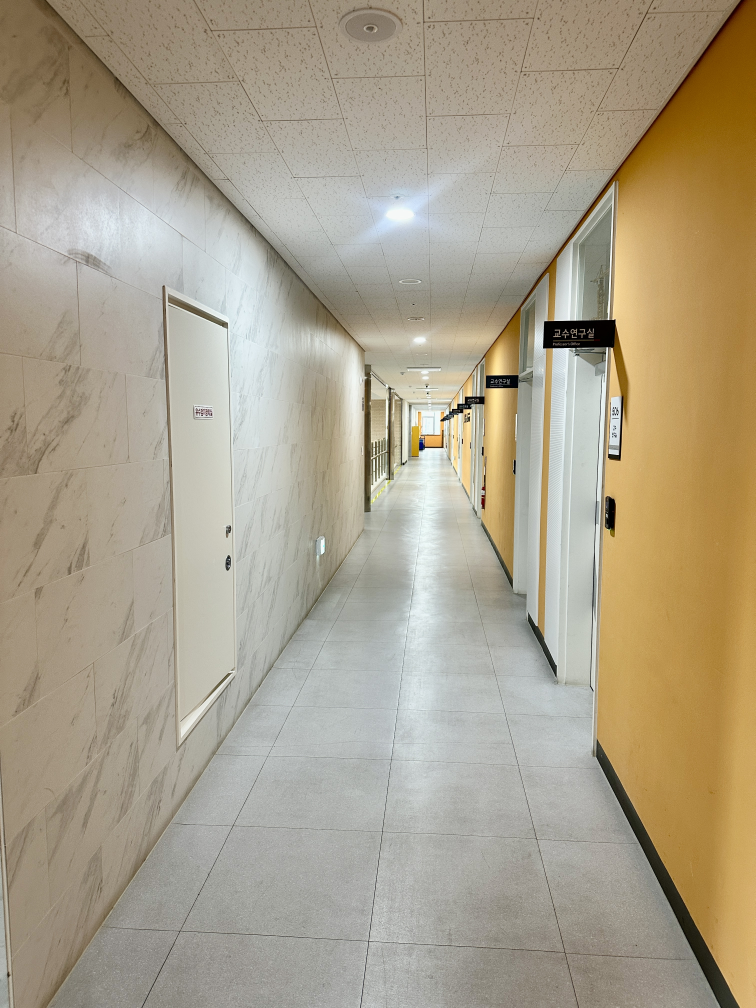
#> input picture query/test.jpg, 3024 x 4032 px (shown at 1/4 size); its folder holds only this picture in this run
$ python -i global_retrieval.py   (imports and definitions only)   (older library calls are emulated)
#> lines starting #> are read from the running program, lines starting #| are printed output that depends on the picture
#> further down, picture is the input picture: shape (4032, 3024, 3); mean B, G, R 138.9, 160.1, 170.3
"""Global deskriptor va reference kesh — o'xshash rasmlarni tez tartiblash."""

from __future__ import annotations

import pickle
from pathlib import Path
from typing import Dict, List, Tuple

import cv2
import numpy as np

from .colmap_io import ImageRecord
from .config import (
    CACHE_DIR,
    QUERY_QUAD_MIN_SIDE_PX,
    QUERY_RETRIEVAL_GRID_COLS,
    QUERY_RETRIEVAL_GRID_ROWS,
    REF_GLOBAL_CACHE,
    REF_IMAGE_DIR,
)
from .layout_utils import natural_sort_key


def _build_global_descriptor_bgr(bgr: np.ndarray) -> np.ndarray:
    """Ko'p masshtabli intensivlik+gradient, HSV gistogramma, 4x4 grid statistikasi."""
    if bgr is None or bgr.size == 0:
        return np.zeros((1,), dtype=np.float32)

    gray = cv2.cvtColor(bgr, cv2.COLOR_BGR2GRAY)
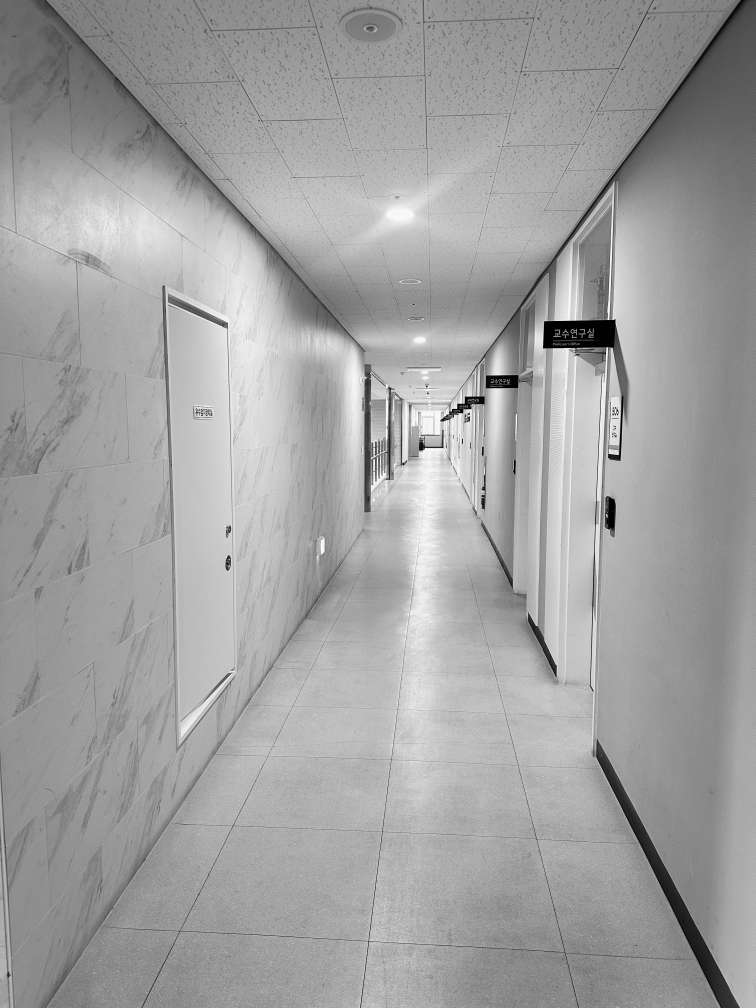
#> gray: shape (4032, 3024) (shown at 1/4 size); min 0, max 253, mean 160.7
    parts: List[np.ndarray] = []

    for size in ((128, 128), (64, 64)):
        r = cv2.resize(gray, size, interpolation=cv2.INTER_AREA).astype(np.float32) / 255.0
        gx = cv2.Sobel(r, cv2.CV_32F, 1, 0, ksize=3)
        gy = cv2.Sobel(r, cv2.CV_32F, 0, 1, ksize=3)
        parts.extend([r.flatten(), gx.flatten(), gy.flatten()])
#> this loop made 2 passes
#> pass 1, in _build_global_descriptor_bgr, `r = cv2.resize(gray, size, interpolation=cv2.INTER_AREA).astype(np.flo..`:
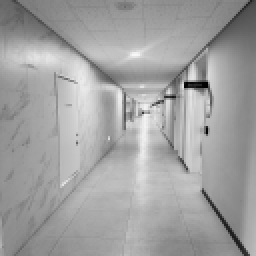
#> r: shape (128, 128) float32 (shown 2 times larger); min 0.00392, max 0.969, mean 0.63
#> pass 1, in _build_global_descriptor_bgr, `gx = cv2.Sobel(r, cv2.CV_32F, 1, 0, ksize=3)`:
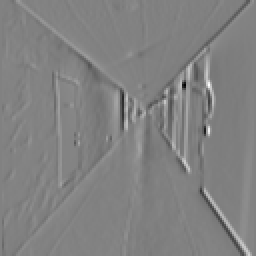
#> gx: shape (128, 128) float32 (shown 2 times larger); min -3.27, max 3.16, mean -0.000213; drawn with min black and max white
#> pass 1, in _build_global_descriptor_bgr, `gy = cv2.Sobel(r, cv2.CV_32F, 0, 1, ksize=3)`:
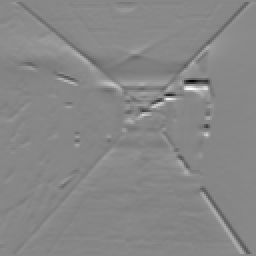
#> gy: shape (128, 128) float32 (shown 2 times larger); min -3.36, max 2.98, mean 0.00341; drawn with min black and max white
#> pass 2, in _build_global_descriptor_bgr, `r = cv2.resize(gray, size, interpolation=cv2.INTER_AREA).astype(np.flo..`:
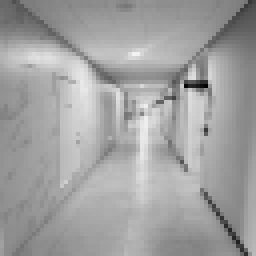
#> r: shape (64, 64) float32 (shown 4 times larger); min 0.00392, max 0.953, mean 0.63
#> after the loop:
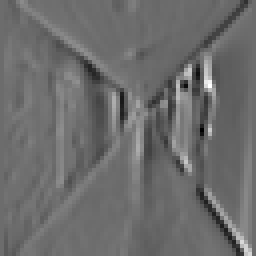
#> gx: shape (64, 64) float32 (shown 4 times larger); min -1.73, max 2.34, mean -0.00115; drawn with min black and max white
#> after the loop:
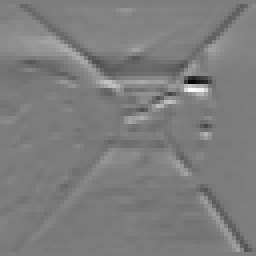
#> gy: shape (64, 64) float32 (shown 4 times larger); min -2.69, max 2.79, mean 0.00713; drawn with min black and max white
#> after the loop, parts = 6 items

    hsv = cv2.cvtColor(bgr, cv2.COLOR_BGR2HSV)
#> hsv: shape (4032, 3024, 3); mean H, S, V 32.4, 52.5, 171.7
    hist = cv2.calcHist([hsv], [0, 1, 2], None, [8, 4, 4], [0, 180, 0, 256, 0, 256])
    cv2.normalize(hist, hist)
    parts.append(hist.astype(np.float32).flatten())

    small = cv2.resize(gray, (64, 64), interpolation=cv2.INTER_AREA).astype(np.float32) / 255.0
    grid_stats = []
    for i in range(4):
        for j in range(4):
            patch = small[i * 16 : (i + 1) * 16, j * 16 : (j + 1) * 16]
            grid_stats.extend([float(patch.mean()), float(patch.std())])
#> after the loop, grid_stats = 32 values, max 0.724 at index 20, min 0.0341 at index 25, mean 0.358
    parts.append(np.array(grid_stats, dtype=np.float32))

    vec = np.concatenate(parts).astype(np.float32)
    n = float(np.linalg.norm(vec)) + 1e-12
#> n = 105.4
    return vec / n


# [30 lines left out: functions build_global_descriptor, iter_query_bgr_quads, not called in this run]


class ReferenceGlobalCache:
    """ref_images uchun global vektorlarni diskda saqlaydi (mtime bo'yicha)."""

    # [105 lines left out: functions __init__, _load_disk, _save_disk, ensure_fresh, dot_with_query, rank_images_by_global_similarity and 1 more, not called in this run]

>>> import cv2
>>> picture = cv2.imread('../query/test.jpg')
>>> result = _build_global_descriptor_bgr(picture)
